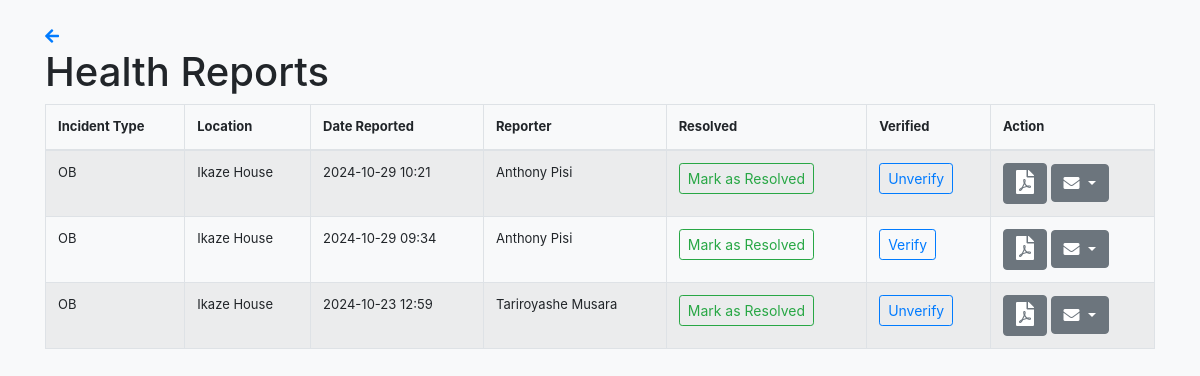
Before: /view_reports/ (signed in) with the older database file.
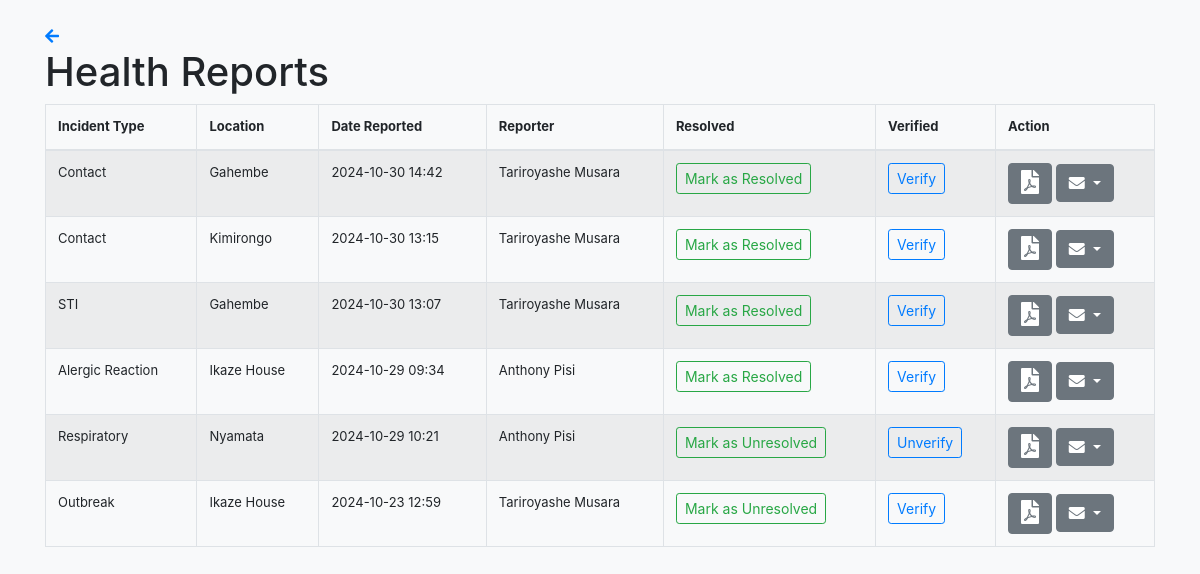
After: the same page with the newer database file.
### reports/models.py (models this page shows, shortened)
class HealthReport(models.Model):
    user = models.ForeignKey(User, on_delete=models.SET_NULL, null=True, blank=True)
    incident_type = models.ForeignKey(IncidentType, on_delete=models.CASCADE)
    symptoms = models.ManyToManyField(Symptom)
    location = models.ForeignKey(Location, on_delete=models.CASCADE)
    description = models.TextField()
    date_reported = models.DateTimeField(auto_now_add=True)
    resolved = models.BooleanField(default=False)
    is_verified = models.BooleanField(default=False)

class IncidentType(models.Model):
    name = models.CharField(max_length=50)
    description = models.TextField(blank=True)

class Location(models.Model):
    name = models.CharField(max_length=100)
    latitude = models.DecimalField(max_digits=9, decimal_places=6)
    longitude = models.DecimalField(max_digits=9, decimal_places=6)

### reports/views.py (the view)
# urls.py: path('view_reports/', views.view_reports, name='view_reports'),
@login_required
def view_reports(request):
    reports = HealthReport.objects.all().order_by('resolved', '-date_reported')
    return render(request, 'reports/view_reports.html', {'reports': reports})

### reports/templates/reports/view_reports.html (shortened to what this page needs)
{% load static %}
<!DOCTYPE html>
<html lang="en">
<head>
    <link href="https://cdnjs.cloudflare.com/ajax/libs/font-awesome/5.15.3/css/all.min.css" rel="stylesheet">
    <link href="{% static 'css/localversionBootstrap.css' %}" rel="stylesheet">
</head>
<body class="bg-light">
    <div class="container mt-4">
        <a href="{% if user.userprofile.is_health_worker %}{% url 'health_worker_dashboard' %}{% else %}{% url 'dashboard' %}{% endif %}"
           class="back-arrow" data-toggle="tooltip" data-placement="right" title="Return to Dashboard">
           <i class="fas fa-arrow-left"></i>
        </a>
        <h1>Health Reports</h1>
        <table class="table table-bordered table-striped" style="font-size:small">
            <thead>
                <tr>
                    <th>Incident Type</th>
                    <th>Location</th>
                    <th>Date Reported</th>
                    <th>Reporter</th>
                    <th>Resolved</th>
                    <th>Verified</th>
                    <th>Action</th>
                </tr>
            </thead>
            <tbody>
                {% for report in reports %}
                <tr>
                    <td>{{ report.incident_type.name }}</td>
                    <td>{{ report.location.name }}</td>
                    <td>{{ report.date_reported|date:"Y-m-d H:i" }}</td>
                    <td>{{ report.user.get_full_name }}</td>
                    <td>
                        <button class="btn btn-sm btn-toggle btn-outline-success"
                                data-id="{{ report.id }}"
                                data-field="resolved">
                            {% if report.resolved %}Mark as Unresolved{% else %}Mark as Resolved{% endif %}
                        </button>
                    </td>
                    <td>
                        <button class="btn btn-sm btn-toggle btn-outline-primary"
                                data-id="{{ report.id }}"
                                data-field="is_verified">
                            {% if report.is_verified %}Unverify{% else %}Verify{% endif %}
                        </button>
                    </td>
                    <td>
                        <a href={% url 'view_single_report' report.id %}><button class="btn btn-secondary" type="button"> <i style="font-size:24px" class="fa">&#xf1c1;</i></button></a>
                            <button style="size:20px;" class="btn btn-secondary dropdown-toggle" type="button"
                                    id="contactDropdown{{ report.id }}" data-bs-toggle="dropdown"
                                    aria-expanded="false" style="font-size:20px;">
                                <i class="fas fa-envelope"></i>
                            </button>
                    </td>
                </tr>
                {% empty %}
                <tr>
                    <td colspan="7" class="text-center">No reports available.</td>
                </tr>
                {% endfor %}
            </tbody>
        </table>
    </div>
</body>
</html>

Changed rows visible on the page:
added HealthReport: incident_type.name "Contact", location.name "Gahembe", date_reported "2024-10-30 14:42", user.get_full_name "Tariroyashe Musara", resolved "Mark as Resolved", is_verified "Verify"
added HealthReport: incident_type.name "Contact", location.name "Kimirongo", date_reported "2024-10-30 13:15", user.get_full_name "Tariroyashe Musara", resolved "Mark as Resolved", is_verified "Verify"
added HealthReport: incident_type.name "STI", location.name "Gahembe", date_reported "2024-10-30 13:07", user.get_full_name "Tariroyashe Musara", resolved "Mark as Resolved", is_verified "Verify"
changed HealthReport: incident_type.name "OB" → "Alergic Reaction"; moves up the list
changed HealthReport: incident_type.name "OB" → "Respiratory"; location.name "Ikaze House" → "Nyamata"; resolved "Mark as Resolved" → "Mark as Unresolved"
changed HealthReport: incident_type.name "OB" → "Outbreak"; resolved "Mark as Resolved" → "Mark as Unresolved"; is_verified "Unverify" → "Verify"
